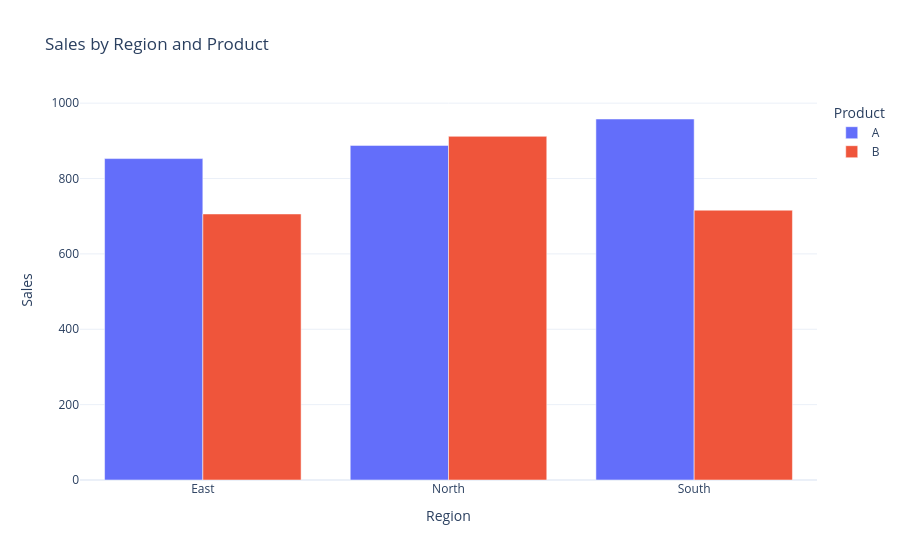

Notebook cell for this chart:
### Code cell
fig = px.bar(
    region_product_sales,
    x="region",
    y="sales",
    color="product",
    barmode="group",
    title="Sales by Region and Product"
)

fig.update_layout(
    xaxis_title="Region",
    yaxis_title="Sales",
    legend_title="Product"
)

fig.show()

### Figure 1 — Plotly figure (JSON) as saved in the notebook; plotly's stock layout.template omitted (floating-point values rounded to 4 significant figures)
{"data": [{"alignmentgroup": "True", "hovertemplate": "product=A<br>region=%{x}<br>sales=%{y}<extra></extra>", "legendgroup": "A", "marker": {"color": "#636efa", "pattern": {"shape": ""}}, "name": "A", "offsetgroup": "A", "orientation": "v", "showlegend": true, "textposition": "auto", "type": "bar", "x": ["East", "North", "South"], "xaxis": "x", "y": [853, 888, 958], "yaxis": "y"}, {"alignmentgroup": "True", "hovertemplate": "product=B<br>region=%{x}<br>sales=%{y}<extra></extra>", "legendgroup": "B", "marker": {"color": "#EF553B", "pattern": {"shape": ""}}, "name": "B", "offsetgroup": "B", "orientation": "v", "showlegend": true, "textposition": "auto", "type": "bar", "x": ["East", "North", "South"], "xaxis": "x", "y": [706, 912, 716], "yaxis": "y"}], "layout": {"barmode": "group", "legend": {"title": {"text": "Product"}, "tracegroupgap": 0}, "title": {"text": "Sales by Region and Product"}, "xaxis": {"anchor": "y", "domain": [0, 1], "title": {"text": "Region"}}, "yaxis": {"anchor": "x", "domain": [0, 1], "title": {"text": "Sales"}}}}
